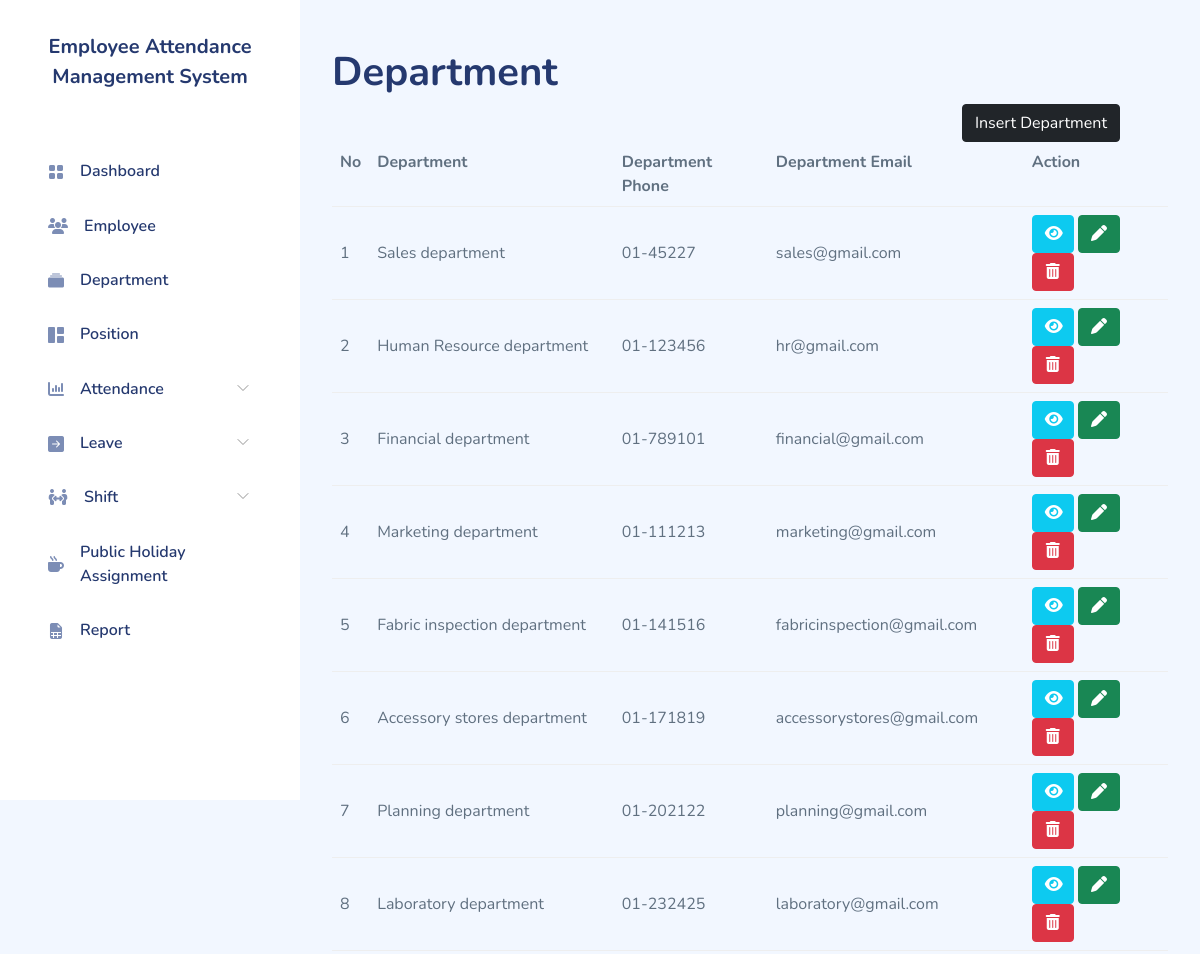
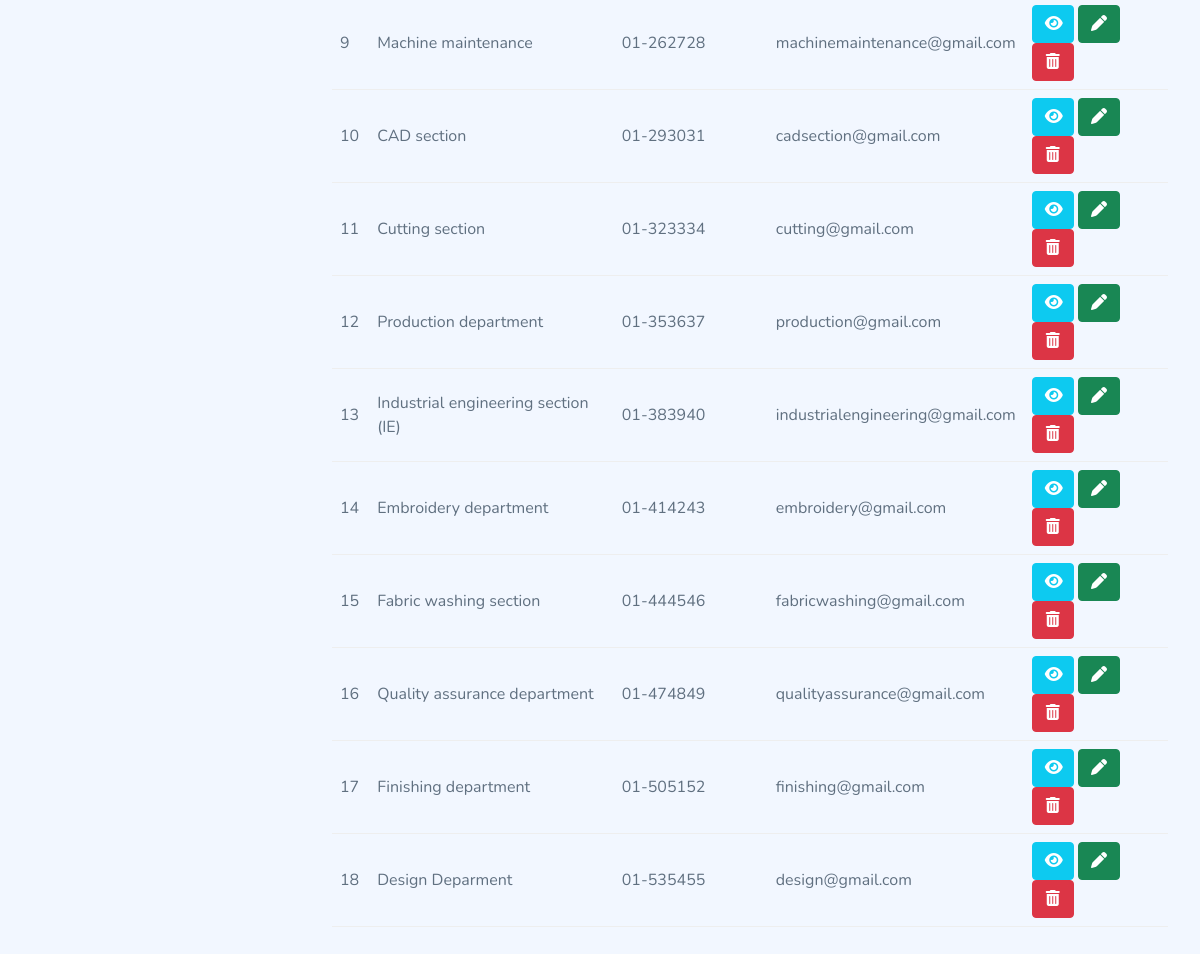
Page /departmentindex.php on the committed database (2 pictures, top to bottom).
### tables this page shows
CREATE TABLE `department` (
  `id` int NOT NULL,
  `dept_name` varchar(255) NOT NULL,
  `dept_ph` varchar(255) NOT NULL,
  `dept_email` varchar(255) NOT NULL
);

### includes/db.php (called while the page is built, shortened)
<?php
    class Database{
        private static $dbHost = 'localhost';
        private static $dbName = 'ams';
        private static $dbUsername = 'root';
        private static $dbUserPassword = '';
        private static $cont = null;
        public static function connect(){
            if(null == self::$cont){
                try{
                    self::$cont = new PDO("mysql:host=".self::$dbHost.";dbname=".self::$dbName, self:: $dbUsername, self::$dbUserPassword);
                }
                catch(PDOException $e){
                    die($e->getMessage());
                }
            }
            return self::$cont;
        }
    }
?>

### model/department.php (called while the page is built, shortened)
<?php
    include_once 'includes/db.php';
    class Department{
    public function getDepartmentList(){
        $this->connection = Database::connect();
        $this->connection->setAttribute(PDO::ATTR_ERRMODE,PDO::ERRMODE_EXCEPTION);
        $sql = "select * from department";
        $statement=$this->connection->prepare($sql);
        $statement->execute();
        $results = $statement->fetchAll(PDO::FETCH_ASSOC);
        return $results;
    }
}
?>

### controller/departmentcontroller.php (called while the page is built, shortened)
<?php
    include_once 'model/department.php';
    class DepartmentController extends Department{
        public function getDepartments(){
            $results = $this->getDepartmentList();
            return $results;
        }
   }
?>

### departmentindex.php (the view, shortened to what this page needs)
<?php
    include_once 'controller/departmentcontroller.php';
    $deptcontroller = new DepartmentController();
    $results = $deptcontroller->getDepartments();
    include_once ('layouts/header.php');
?>
    <div id="app">
    <?php
    include_once ('layouts/sidebar.php');
?>
        <div id="main">
            <h1>Department</h1>
            <div class="text-end me-5">
                <a class="btn btn-dark" href="departmentcreate.php">Insert Department</a>
            </div>
            <form>
                <table class="table">
                    <tr>
                        <th>No</th>
                        <th>Department</th>
                        <th>Department Phone</th>
                        <th>Department Email</th>
                        <th colspan="4">Action</th>
                    </tr>
                    <?php
                        $count=1;
                        foreach($results as $result){
                            echo "<tr>";
                            echo "<td>".$count."</td>";
                            echo "<td>".$result['dept_name']."</td>";
                            echo "<td>".$result['dept_ph']."</td>";
                            echo "<td>".$result['dept_email']."</td>";
                            echo "<td did=".$result['id']."><a class='btn btn-info' href=departmentview.php?id=".$result['id']."><i class='fa-solid fa-eye'></i></a>
                            <a class='btn btn-success' href=departmentedit.php?id=".$result['id']."><i class='fa-solid fa-pen'></i></a>
                            <a href='' class='btn btn-danger deletedept'><i class='fa-solid fa-trash-can'></i></a>";
                            echo "</tr>";
                            $count++;
                        }
                    ?>
                </table>
            </form>
        </div>
    </div>
<?php
    include_once ('layouts/footer.php');
?>

### layouts/header.php (shortened to what this page needs)
<!DOCTYPE html>
<html lang="en">
<head>
    <link href="https://cdnjs.cloudflare.com/ajax/libs/font-awesome/6.1.2/css/all.min.css" rel ="stylesheet">
    <link rel="stylesheet" href="assets/vendors/fullcalendar/fullcalendar.min.css" />
    <link rel="stylesheet" href="assets/css/bootstrap.css">
    <link rel="stylesheet" href="assets/vendors/iconly/bold.css">
    <link rel="stylesheet" href="assets/vendors/perfect-scrollbar/perfect-scrollbar.css">
    <link rel="stylesheet" href="assets/vendors/bootstrap-icons/bootstrap-icons.css">
    <link rel="stylesheet" href="assets/css/app.css">
    <link rel="stylesheet" href="assets/css/myapp.css">
    <link rel="stylesheet" href="assets/css/style.css">
</head>
<body>

### layouts/sidebar.php (shortened to what this page needs)
<div id="sidebar" class="active">
            <div class="sidebar-wrapper active">
                <div class="sidebar-header">
                    <div class="d-flex justify-content-between">
                        <div class="text-center">
                            <a href="index.html"><h5 class="lh-base">Employee Attendance Management System<h5></a>
                        </div>
                    </div>
                </div>
                <div class="sidebar-menu">
                    <ul class="menu">
                        <li class="sidebar-item  ">
                            <a href="index.php" class='sidebar-link'>
                                <i class="bi bi-grid-fill"></i>
                                <span>Dashboard</span>
                            </a>
                        </li>
                        <li class="sidebar-item  ">
                            <a href="empindex.php" class='sidebar-link'>
                            <i class="fa-solid fa-users"></i>
                                <span>Employee</span>
                            </a>
                        </li>
                        <li class="sidebar-item  ">
                            <a href="departmentindex.php" class='sidebar-link'>
                                <i class="bi bi-collection-fill"></i>
                                <span>Department</span>
                            </a>
                        </li>
                        <li class="sidebar-item ">
                            <a href="positionindex.php" class='sidebar-link'>
                                <i class="bi bi-grid-1x2-fill"></i>
                                <span>Position</span>
                            </a>
                        </li>
                        <li class="sidebar-item has-sub">
                            <a href="attendance_index.php" class='sidebar-link'>
                                <i class="fa-solid fa-chart-column"></i>
                                <span>Attendance</span>
                            </a>
                        </li>
                        <li class="sidebar-item  has-sub">
                            <a href="leave_index.php" class='sidebar-link'>
                            <i class="bi bi-arrow-right-square-fill"></i>
                                <span>Leave</span>
                            </a>
                        </li>
                        <li class="sidebar-item  has-sub">
                            <a href="shift_index.php" class='sidebar-link'>
                            <i class="fas fa-people-arrows"></i>
                                <span>Shift</span>
                            </a>
                        </li>
                        <li class="sidebar-item  ">
                            <a href="publicholiday_index.php" class='sidebar-link'>
                            <i class="fa-solid fa-mug-hot"></i>
                                <span>Public Holiday Assignment</span>
                            </a>
                        </li>
                        <li class="sidebar-item  ">
                            <a href="report.php" class='sidebar-link'>
                                <i class="bi bi-file-earmark-spreadsheet-fill"></i>
                                <span>Report</span>
                            </a>
                        </li>
                    </ul>
                </div>
            </div>
        </div>

### layouts/footer.php (shortened to what this page needs)
</body>
</html>

### assets/css/app.css (style rules this page uses)
.btn i,.btn svg { width:16px;height:16px }
.btn.btn-danger,.btn.btn-info,.btn.btn-primary,.btn.btn-secondary,.btn.btn-success,.btn.btn-warning { color:#fff }
.btn.btn-dark { color:#fff }
#sidebar.active .sidebar-wrapper { left:0 }
.sidebar-wrapper { width:300px;height:100vh;position:fixed;top:0;z-index:10;overflow-y:auto;background-color:#fff;bottom:0;transition:left .5s ease-out }
.sidebar-wrapper .sidebar-header { padding:2rem 2rem 1rem;font-size:2rem;font-weight:700 }
.sidebar-wrapper .menu { margin-top:2rem;padding:0 2rem;font-weight:600 }
.sidebar-wrapper .menu .sidebar-link { display:block;padding:.7rem 1rem;font-size:1rem;display:flex;align-items:center;border-radius:.5rem;transition:all .5s;text-decoration:none;color:#25396f }
.sidebar-wrapper .menu .sidebar-link i,.sidebar-wrapper .menu .sidebar-link svg { color:#7c8db5 }
.sidebar-wrapper .menu .sidebar-link span { margin-left:1rem }
.sidebar-wrapper .menu .sidebar-item { list-style:none;margin-top:.5rem;position:relative }
.sidebar-wrapper .menu .sidebar-item.has-sub .sidebar-link:after { position:absolute;color:#ccc;right:15px;top:12px;display:block }
.dataTable-table td,.dataTable-table thead th,.table td,.table thead th { vertical-align:middle }
.bi { width:1rem;height:1rem }
#main { margin-left:300px;padding:2rem }
a { text-decoration:none }

### rows in the picture
department: dept_name "Sales department", dept_ph "01-45227", dept_email "sales@gmail.com"
department: dept_name "Human Resource department", dept_ph "01-123456", dept_email "hr@gmail.com"
department: dept_name "Financial department", dept_ph "01-789101", dept_email "financial@gmail.com"
department: dept_name "Marketing department", dept_ph "01-111213", dept_email "marketing@gmail.com"
department: dept_name "Fabric inspection department", dept_ph "01-141516", dept_email "fabricinspection@gmail.com"
department: dept_name "Accessory stores department", dept_ph "01-171819", dept_email "accessorystores@gmail.com"
department: dept_name "Planning department", dept_ph "01-202122", dept_email "planning@gmail.com"
department: dept_name "Laboratory department", dept_ph "01-232425", dept_email "laboratory@gmail.com"
department: dept_name "Machine maintenance", dept_ph "01-262728", dept_email "machinemaintenance@gmail.com"
department: dept_name "CAD section", dept_ph "01-293031", dept_email "cadsection@gmail.com"
department: dept_name "Cutting section", dept_ph "01-323334", dept_email "cutting@gmail.com"
department: dept_name "Production department", dept_ph "01-353637", dept_email "production@gmail.com"
department: dept_name "Industrial engineering section (IE)", dept_ph "01-383940", dept_email "industrialengineering@gmail.com"
department: dept_name "Embroidery department", dept_ph "01-414243", dept_email "embroidery@gmail.com"
department: dept_name "Fabric washing section", dept_ph "01-444546", dept_email "fabricwashing@gmail.com"
department: dept_name "Quality assurance department", dept_ph "01-474849", dept_email "qualityassurance@gmail.com"
department: dept_name "Finishing department", dept_ph "01-505152", dept_email "finishing@gmail.com"
department: dept_name "Design Deparment", dept_ph "01-535455", dept_email "design@gmail.com"
